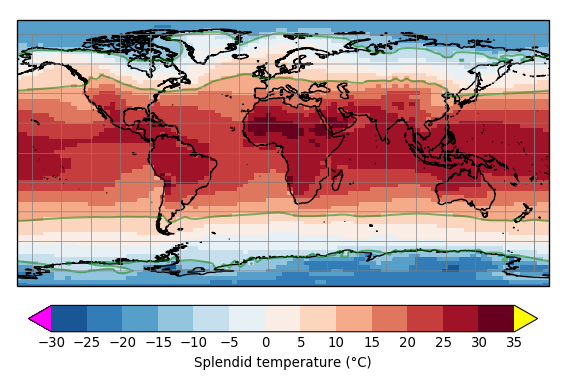

Generate this figure with Python:
# -*- coding: utf-8 -*-
'''
All the usual steps in making a nice plot.
This can become pretty massive,
and yes, it would be sensible to wrap all this sort of thing
into a function or functions!

I've separated out each step below, 
and put the user options at the top of each step
before they are used.
(Again, in practice, these could be function arguments
 rather than hard-coded and scattered throughout a script!)

'''
import numpy as np
import matplotlib
import matplotlib.pyplot as plt
import matplotlib.cm     as mpl_cm
import matplotlib.colors as mpl_col
import matplotlib.ticker as mticker ## for custom gridlines
import iris
import iris.quickplot as qplt
import iris.plot as iplt
import cartopy
import cartopy.crs as ccrs
from   cartopy.mpl.gridliner import LONGITUDE_FORMATTER, LATITUDE_FORMATTER
#=============================================================================


#--------------------------------------------
# Load some data:
fname = iris.sample_data_path('air_temp.pp')
acube = iris.load_cube(fname)
print acube.__repr__()
# <iris 'Cube' of air_temperature / (K) (latitude: 73; longitude: 96)>

# Makes it a bit more comprehensible:
acube.convert_units("Celsius")
#--------------------------------------------





#----------------------------------------------
# Set value range to define the disctete levels in the plot:
vrange = [-30, 35]
vstep  = 5.0
vmid   = 0.0   # Needed if skewing the colour palette!

levels = np.arange(vrange[0], vrange[1]+vstep, vstep)
#----------------------------------------------


#----------------------------------------------
# Set colour palette:   (also depends on the levels array above)
# (See https://matplotlib.org/examples/color/colormaps_reference.html)
cpal    = "RdBu_r"
badcol  = "green"
undercol= "magenta"
overcol = "yellow"
extendcolbar = "both"


ncols = len(levels) -1    # number of colours we actually want to use
if vmid is None:
    # Usual case.
    # (note that specifying the number of levels forces cmap to be discrete,
    #  but ensures consistency between contourf & pcolormesh)
    cmap = mpl_cm.get_cmap(cpal, ncols) 
    #    
else:
    # Explicit midpoint specified: make an off-centre (skewed) colourbar.
    # We create a palette that extends an equal distance either side of
    # the midpoint, but then crop it to the value range selected.
    #
    # First, get whichever is the biggest distance above or below vmid:
    deltamax = max(vrange[1]-vmid, vmid-vrange[0]) 
    vfull = [ vmid-deltamax, vmid+deltamax]         # Full range either side of vmid
    #
    # We'll map 0-1 to vfull[0]--vfull[1]   (size: 2*deltamax), 
    # so we need to know how far along vrange[0] and vrange[1] are.
    vlo_frac = (vrange[0]-vfull[0]) / (2.0*deltamax)    #  0 or greater
    vhi_frac = (vrange[1]-vfull[0]) / (2.0*deltamax)    #  1 or less
    # (one of these two must be 0 or 1)
    #    
    cmap_base = mpl_cm.get_cmap(cpal)     # maps the range 0-1 to colours
    cols = cmap_base( np.linspace( vlo_frac, vhi_frac, ncols) )
    cmap = mpl_col.LinearSegmentedColormap.from_list('skewed',cols, N=ncols)

#cmap.set_bad( color=badcol  )
cmap.set_over( color=overcol )
cmap.set_under(color=undercol)
#----------------------------------------------





#----------------------------------------------
# Start the plot:
cmsize = [15,10]
dpi_display = 96   # DPI of your screen
# (Find this using, e.g. xdpyinfo | grep resolution )

# A simple lat/lon projection, cutting at a sensible meridion:
proj = ccrs.PlateCarree(central_longitude=10)



# Create the Figure object:
fig = plt.figure(figsize=[x/2.54 for x in cmsize], dpi=dpi_display)

# Set up the Axes object as a cartopy GeoAxes object,
#   http://scitools.org.uk/cartopy/docs/latest/matplotlib/geoaxes.html
# i.e. one that is spatial-aware, so we can add coastlines etc later.)
# (just doing the iplt.contourf would also create this,
#  but we'd have to grab the gca() afterwards in that case)
ax = plt.axes(projection=proj)
#-----------------------------------------



#-----------------------------------------
# Set the domain of the plot, if necessary:
xlims = None
ylims = None

if xlims is None and ylims is None:
    ax.set_global()
else:
    # Get the x/y limits from the data if they're not specified:
    if not xlims:
        xlims = [dcube_masked.coord('longitude').points.min(),
                 dcube_masked.coord('longitude').points.max() ]
    if not ylims:
        ylims = [dcube_masked.coord('latitude').points.min(),
                 dcube_masked.coord('latitude').points.max() ]
    #
    # And set the Axes limits in lat/lon coordinates:
    ax.set_extent(xlims+ylims, crs=ccrs.Geodetic())
#-----------------------------------------




#-----------------------------------------
# Plot the data!
cont = False

if cont:
    # Filled contours:
    # (always uses discrete colours, unless you cheat and have many colour levels)
    coldata = iplt.contourf(acube, axes=ax,  cmap=cmap, levels=levels, extend=extendcolbar)
else:
    # Shaded gridcells:
    # (uses discrete colours if the number is given when setting up cmap,
    #  otherwise uses continuous colours)
    coldata = iplt.pcolormesh(acube, axes=ax, cmap=cmap,vmin=vrange[0],vmax=vrange[1])

# (We use the return value 'coldata' later, when making the colorbar)
#-----------------------------------------


#-----------------------------------------
# Add contour lines highlighting some special value(s):
contlines = [-10.0, 10.0]
# Set the negative linestyle to be solid, just like positive.
# (the default is 'dashed';  sadly 'dotted' doesn't work!)
matplotlib.rcParams['contour.negative_linestyle'] = 'solid'

cl = iplt.contour(acube, contlines, linewidths=1.5, 
                  colors="green", alpha=0.5 )
#-----------------------------------------





#-----------------------------------------
# Add other annotations!

# Coastlines:
coastres = "50m"   # or 10m (detailed) or 110m (simplified)
coastlw  = 1


if coastlw > 0:
    ax.coastlines(coastres, linewidth=1, color="black")


# Country borders:
countryres  = "10m"
countrylcol = "grey"
countrylw   = 0

if countrylw > 0:
    if countryres is None:
        # Simple default:
        country_borders = cartopy.feature.BORDERS,
    else:
        # More explicit:
        country_borders = cartopy.feature.NaturalEarthFeature('cultural',
                                                              'admin_0_boundary_lines_land',
                                                              countryres) 
    ax.add_feature(country_borders, edgecolor=countrylcol, facecolor="",
                   linewidth=countrylw)
    # (Can use color and linestyle arguments too)


# Rivers:
riversres  = "10m"
riverslcol = "blue"
riverslw   = 0

if riverslw > 0:
    if riversres is None:
        rivers_lines = cartopy.feature.RIVERS
    else:
        rivers_lines = cartopy.feature.NaturalEarthFeature('physical',
                                                           'rivers_lake_centerlines',
                                                           riversres)
    ax.add_feature(rivers_lines, color=riverscol, linewidth=riverslw)

#-----------------------------------------





#-----------------------------------------
# Grid lines!
# This takes an unreasonable amount of effort :(
dxgrid  = 20
dygrid  = 20
gridcol = "grey"
xgridax = [True, False]   # Label x-axes: bottom,top
ygridax = [True, False]   # Label y-axes: left,  right



# Create gridlines (and label them on the axes, IF we're in PlateCarree)
label_grid = ( proj==ccrs.PlateCarree() )
gl = ax.gridlines(crs=ccrs.Geodetic(), draw_labels=label_grid,
                  linewidth=0.5, color=gridcol)
if label_grid:
    # Options to switch on/off individual axes labels:
    gl.xlabels_bottom = xgridax[0]
    gl.xlabels_top    = xgridax[1]
    gl.ylabels_left   = ygridax[0]
    gl.ylabels_right  = ygridax[1]
    # And the axis titles themselves:
    ax.set_xlabel(r"Longitude")
    ax.set_ylabel(r"Latitude")


# Set limits for the grid separate to the plot's xlims/ylims:
# There are various fiddly ways of getting the x/y limits for the gridlines
# e.g. from the data (but needing them to be in lat/lon coords),
# but we'll just do something simple here:
xlims_for_grid = xlims   if xlims is not None   else  [-180,180]
ylims_for_grid = ylims   if ylims is not None   else  [ -90, 90]

# Now get the *actual* range we'll use, by rounding in units of the grid spacing:
xgridrange = [dxgrid*np.round(val/dxgrid) for val in xlims_for_grid]
ygridrange = [dygrid*np.round(val/dygrid) for val in ylims_for_grid]

# Now we can set up the gridlines arrays:
xgridpts = np.arange(xgridrange[0],xgridrange[1]+dxgrid,dxgrid)
ygridpts = np.arange(ygridrange[0],ygridrange[1]+dygrid,dygrid)
# Filter in case the rounding meant we went off-grid!
xgridpts = xgridpts[ np.logical_and(xgridpts>=-180, xgridpts<=360) ]
ygridpts = ygridpts[ np.logical_and(ygridpts>= -90, ygridpts<= 90) ]

gl.xlocator = mticker.FixedLocator(xgridpts)
gl.ylocator = mticker.FixedLocator(ygridpts)
if label_grid:
    gl.xformatter = LONGITUDE_FORMATTER
    gl.yformatter = LATITUDE_FORMATTER

#----------------------------------------------------------------------




#----------------------------------------------------------------------
# Add colorbar Axes:
bar_pos = [0.05, 0.12, 0.9, 0.07]  # [left,bottom,width,height]
bar_orientation = "horizontal"     # or "vertical"  or "none" (to skip)
bar_ticklen  = 0
bar_ticklabs = None    # Use defaults
bar_label    = u"Splendid temperature (°C)"


if bar_orientation.lower() != "none":
    bar_axes = fig.add_axes(bar_pos)
    bar = fig.colorbar(coldata, cax=bar_axes,
                       orientation=bar_orientation,
                       drawedges=False, extend=extendcolbar)
    #
    bar.ax.tick_params(length=bar_ticklen)
    bar.set_ticks(levels)
    #
    if bar_ticklabs is not None:
        bar.set_ticklabels(bar_ticklabs)
    #
    if bar_label is not None:
        bar.set_label(bar_label) 

#----------------------------------------------------------------------


#------------------------------------------------------------
# Finally, set the margins and make the plot!
marlft=0.03
marrgt=0.97
martop=0.99
marbot=0.20
marwsp=0
marhsp=0


fig.subplots_adjust(left  = marlft,  bottom = marbot,
                    right = marrgt,  top    = martop,
                    wspace= marwsp,  hspace = marhsp )
# (You could use  plt.tight_layout()  
#  but that won't apply to the colorbar Axes, 
#  so it can be less helpful than in other cases.)

plt.show()
plt.close()
#======================================================================
